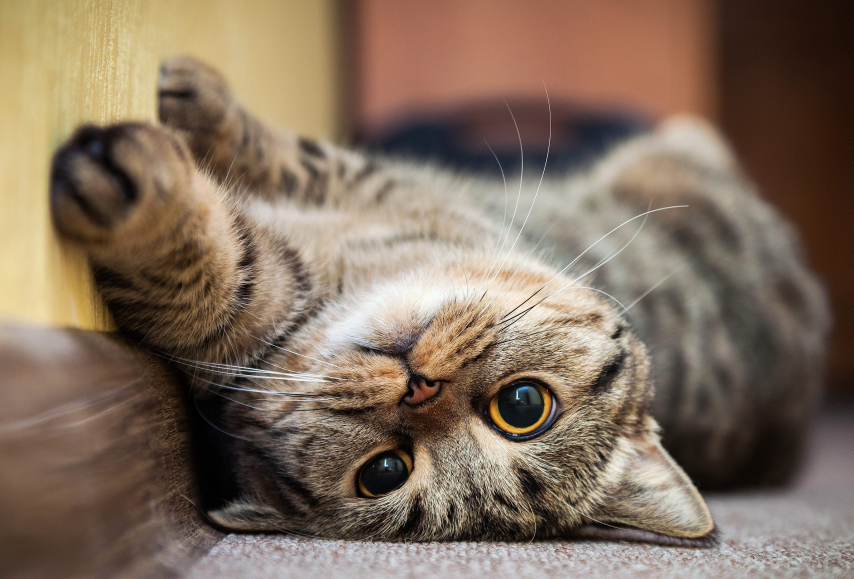
#> input picture LAB 8/cat.jpg, 2560 x 1736 px (shown at 1/3 size)
$ jupyter execute --allow-errors matplotlib.ipynb
#> lines starting #> are read from the running program, lines starting #| are printed output that depends on the picture
[cell 1]
import matplotlib
print(matplotlib.__version__)

[cell 2]
import matplotlib.pyplot as plt
import numpy as np
xpoints=np.array([0,6])
ypoints=np.array([0,250])
plt.plot(xpoints,ypoints)
plt.show()

[cell 3]
xpoints=np.array([1,8])
ypoints=np.array([3,10])
plt.plot(xpoints,ypoints,'o')
plt.show()

[cell 4]
xpoints=np.array([1,2,6,8,4,9])
ypoints=np.array([3,8,10,12,14,10])
plt.plot(xpoints,ypoints,'o')
plt.show()

[cell 5]
ypoints=np.array([3,8,1,10,5,7])
plt.plot(ypoints,'1')
plt.show()

[cell 6]
ypoints=np.array([3,8,1,10])
plt.plot(ypoints,'o-.b',ms=20,mfc='r')
plt.show()

[cell 7]
ypoints=np.array([3,8,1,10])
plt.plot(ypoints,linestyle='dotted',color='hotpink')
plt.show()

[cell 8]
x=np.array([80,85,90,95,100,105,110,115,120,125])
y=np.array([240,250,260,270,280,290,300,310,320,330])
plt.plot(x,y)
plt.title("Sports Watch Data")
plt.xlabel("Average Pulse")
plt.ylabel("Calorie Burnage")
plt.show()
#> figure, not shown here; curve peaks at x = 125, y = 330

[cell 9]
x=np.array([80,85,90,95,100,105,110,115,120,125])
y=np.array([240,250,260,270,280,290,300,310,320,330])
font1={'family':'serif','color':'blue','size':20}
font2={'family':'serif','color':'darkred','size':15}
plt.title("Sports Watch Data",fontdict=font1,loc='left')
plt.xlabel("Average Pulse",fontdict=font2)
plt.ylabel("Calorie Burnage",fontdict=font2)
plt.plot(x,y,marker='o',mfc='r')
plt.grid(color='green',linestyle='--',linewidth=1)
plt.show()
#> figure, not shown here; curve peaks at x = 125, y = 330

[cell 10]
#plot 1
x=np.array([0,1,2,3])
y=np.array([3,8,1,10])
plt.subplot(2,1,1)
plt.plot(x,y)
#plot 2
x=np.array([0,1,2,3])
y=np.array([10,20,30,40])
plt.subplot(2,1,2)
plt.plot(x,y)
plt.show()

[cell 11]
#plot 1
x=np.array([0,1,2,3])
y=np.array([3,8,1,10])
plt.subplot(2,3,1)
plt.plot(x,y)
#plot 2
x=np.array([0,1,2,3])
y=np.array([10,20,30,40])
plt.subplot(2,3,2)
plt.plot(x,y)
#plot 3
x=np.array([0,1,2,3])
y=np.array([3,8,1,10])
plt.subplot(2,3,3)
plt.plot(x,y)
#plot 4
x=np.array([0,1,2,3])
y=np.array([10,20,30,40])
plt.subplot(2,3,4)
plt.plot(x,y)
#plot 5
x=np.array([0,1,2,3])
y=np.array([3,8,1,10])
plt.subplot(2,3,5)
plt.plot(x,y)
#plot 6
x=np.array([0,1,2,3])
y=np.array([10,20,30,40])
plt.subplot(2,3,6)
plt.plot(x,y)
plt.show()

[cell 12]
#plot 1
x=np.array([0,1,2,3])
y=np.array([3,8,1,10])
plt.subplot(2,3,1)
plt.plot(x,y,color='red')
#plot 2
x=np.array([0,1,2,3])
y=np.array([10,20,30,40])
plt.subplot(2,3,2)
plt.plot(x,y,color='yellow')
#plot 3
x=np.array([0,1,2,3])
y=np.array([3,8,1,10])
plt.subplot(2,3,3)
plt.plot(x,y,color='hotpink')
#plot 4
x=np.array([0,1,2,3])
y=np.array([10,20,30,40])
plt.subplot(2,3,4)
plt.plot(x,y,color='green')
#plot 5
x=np.array([0,1,2,3])
y=np.array([3,8,1,10])
plt.subplot(2,3,5)
plt.plot(x,y,color='blue')
#plot 6
x=np.array([0,1,2,3])
y=np.array([10,20,30,40])
plt.subplot(2,3,6)
plt.plot(x,y,color='orange')
plt.show()

[cell 13]
x=np.array([5,7,8,7,2,17,2,9,4,11,12,9,6])
y=np.array([99,86,87,88,111,183,87,94,78,77,85,86,1])
plt.scatter(x,y)
plt.show()

[cell 14]
#day one, the age and speed of 13 cars
x=np.array([5,7,8,7,2,17,2,9,4,11,12,9,6])
y=np.array([99,86,87,88,111,183,87,94,78,77,85,86,1])
plt.scatter(x,y)
#day two,the age and speed of 15 cars
x=np.array([1,2,3,4,5,6,7,8,9,10,11,12,13,14,15])
y=np.array([60,30,40,200,250,40,600,200,100,260,230,450,35,60,70])
plt.scatter(x,y)
plt.show()

[cell 15]
x=np.array([5,7,8,7,2,17,2,9,4,11])
y=np.array([99,86,87,88,111,183,87,94,78,77])
colours=np.array(["red","green","blue","yellow","pink","black","orange","purple","beige","brown"])
plt.scatter(x,y, c=colours)
plt.show()

[cell 16]
x=np.array([5,7,8,7,2,17,2,9,4,11,12,9,6])
y=np.array([99,86,87,88,111,183,87,94,78,77,85,86,1])
sizes=np.array([29,50,100,200,500,1000,60,98,18,300,600,820,75])
plt.scatter(x,y,s=sizes,alpha=0.3)
plt.show()

[cell 17]
x = np.random.randint(100, size=(100))
y = np.random.randint(100, size=(100))
colors = np.random.randint(100, size=(100))
sizes = 10*np.random.randint(100, size=(100))
plt.scatter(x,y,c=colors,s=sizes,alpha=0.5,cmap='nipy_spectral')
plt.colorbar()
plt.show()

[cell 18]
x=np.array(["A","B","C","D"])
y=np.array([3,8,1,10])
plt.bar(x,y)
plt.show()
#> figure, not shown here; tallest bar 10 high, from x = 2.6 to 3.4

[cell 19]
y=np.array([35,25,25,15])
plt.pie(y)
plt.show()

# Exercises

# Question 1
Plot a Horizontal line in Matplotlib taking some value

[cell 20]
value=23
plt.axhline(y=value)
plt.show()

# Question 2
Plot a Vertical line in Matplotlib

[cell 21]
value=26
plt.axvline(x=value)
plt.show()

# Question 3
Increase the thickness of a line with Matplotlib

[cell 22]
xpoints=np.array([0,6])
ypoints=np.array([0,250])
plt.plot(xpoints,ypoints,linewidth=2.5)
plt.show()

# Question 4
How to Fill Between Multiple Lines in Matplotlib?

[cell 23]
x=np.linspace(0,10,100)
y1=np.sin(x)
y2=np.cos(x)
plt.plot(x,y1,label='Sin')
plt.plot(x,y2,label='Cos')
plt.fill_between(x,y1,y2,color='grey',alpha=0.3)
plt.legend()
plt.show()
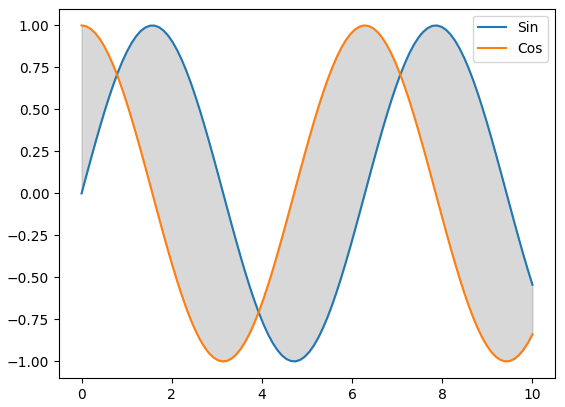
#> figure drawn by matplotlib, 1 panel; curve peaks at x = 7.88, y = 1; curve peaks at x = 0, y = 1

# Question 5
Draw a horizontal bar chart with Matplotlib

[cell 24]
categories=['A','B','C','D','E']
values=[23,26,9,25,90]
plt.barh(categories,values)
plt.xlabel('Values')
plt.ylabel('Categories')
plt.title('Horizontal Bar Chart')
plt.show()
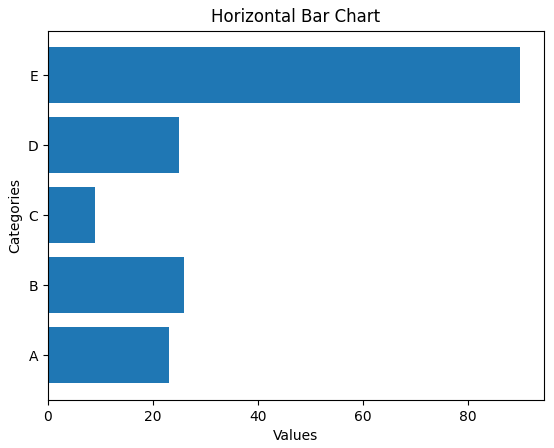
#> figure drawn by matplotlib, 1 panel

# Question 6
Display the value of each bar in a bar chart using Matplotlib?

[cell 25]
categories=['A','B','C','D','E']
values=[23,26,9,25,90]
bars=plt.bar(categories,values)
[plt.text(bar.get_x()+bar.get_width()/2,bar.get_height(),value,ha='center',va='bottom') for bar,value in zip(bars,values)]
plt.show()
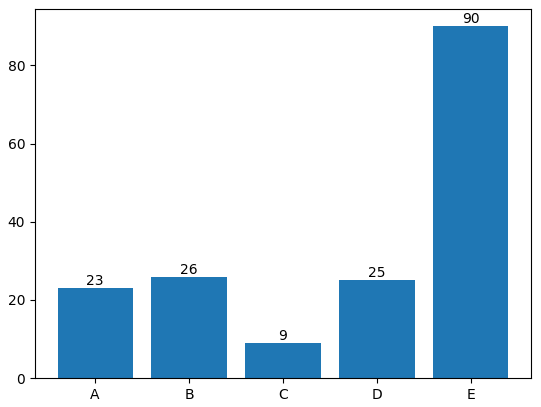
#> figure drawn by matplotlib, 1 panel; tallest bar 90 high, from x = 3.6 to 4.4

# Question 7
Add a legend to a scatter plot in Matplotlib ?

[cell 26]
x1=np.random.rand(10)
y1=np.random.rand(10)
x2=np.random.rand(10)
y2=np.random.rand(10)
plt.scatter(x1,y1,label='Group 1')
plt.scatter(x2,y2,label='Group 2')
plt.legend()
plt.show()
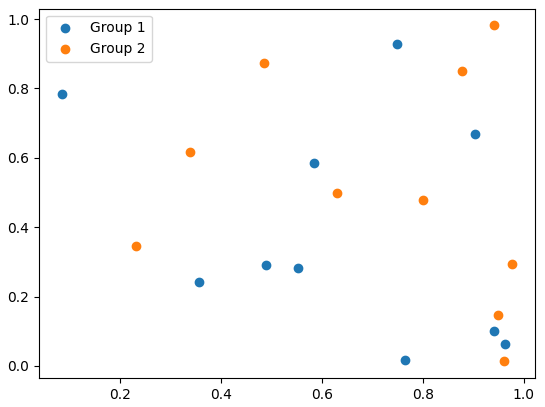
#> figure drawn by matplotlib, 1 panel

# Question 8
Create a Scatter Plot with several colors in Matplotlib?

[cell 27]
x=np.array([5,7,8,7,2,17,2,9,4,11])
y=np.array([99,86,87,88,111,183,87,94,78,77])
colours=np.array(["red","green","blue","yellow","pink","black","orange","purple","beige","brown"])
plt.scatter(x,y, c=colours)
plt.show()

# Question 9
Increase the size of scatter points in Matplotlib ?

[cell 28]
x=np.random.rand(50)
y=np.random.rand(50)
plt.scatter(x,y,s=100)
plt.show()
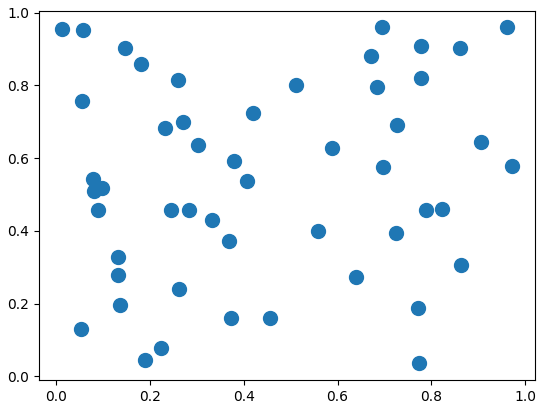
#> figure drawn by matplotlib, 1 panel

# Question 10
Connect Scatterplot Points With Line in Matplotlib?

[cell 29]
x=np.array([0,1,2,3,4])
y=np.array([3,8,1,10,11])
plt.scatter(x,y)
plt.plot(x,y,linestyle='-',color='blue')
plt.show()
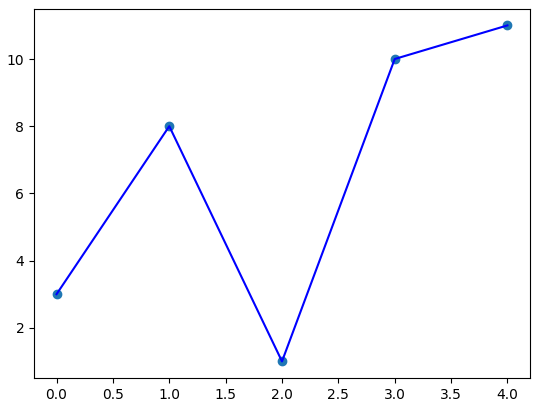
#> figure drawn by matplotlib, 1 panel

# Question 11
Draw an Ellipse, Parabola by taking some value

[cell 30]
ellipse=plt.Circle((0,0),3,color='blue',fill=False)
plt.gca().add_patch(ellipse)
x_parabola=np.linspace(-3,3,100)
y_parabola=x_parabola**2
plt.plot(x_parabola,y_parabola,color='red')
plt.gca().set_aspect('equal',adjustable='box')
plt.grid(True)
plt.show()
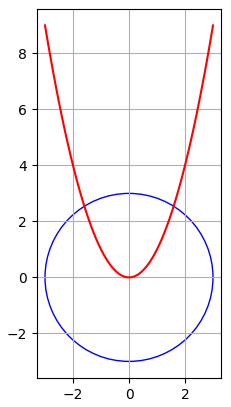
#> figure drawn by matplotlib, 1 panel; curve peaks at x = -3, y = 9

# Question 12
Change the line opacity in Matplotlib

[cell 31]
xpoints=np.array([0,6])
ypoints=np.array([0,250])
plt.plot(xpoints,ypoints,alpha=0.5)
plt.show()

# Question 13
How To Annotate Bars in Barplot with Matplotlib in Python?

[cell 32]
categories=['A','B','C','D','E']
values=[23,26,9,25,90]
plt.bar(categories,values)
for category,value in zip(categories,values):
    plt.text(category,value,str(value),ha='center',va='bottom')
plt.show()

# Question 14
How to Annotate Bars in Grouped Barplot in Python?

[cell 33]
categories=['A','B','C','D']
values1=[23,26,9,25]
values2=[6,3,4,9]
bar_width=0.35
x=np.arange(len(categories))
plt.bar(x-bar_width/2,values1,width=bar_width,label="Group 1")
plt.bar(x+bar_width/2,values2,width=bar_width,label="Group 2")
for i in range(len(categories)):
    plt.text(x[i]-bar_width/2,values1[i],str(values1[i]),ha='center',va='bottom')
    plt.text(x[i]+bar_width/2,values2[i],str(values2[i]),ha='center',va='bottom')
plt.show()
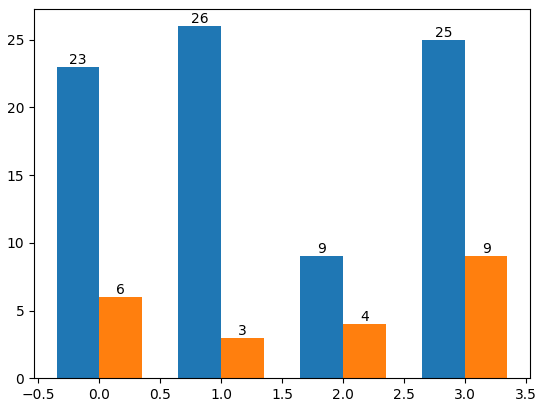
#> figure drawn by matplotlib, 1 panel; tallest bar 26 high, from x = 0.65 to 1; tallest bar 9 high, from x = 3 to 3.35

# Question 15

How to Display an Image in Grayscale in Matplotlib?

[cell 34]
import matplotlib.image as mpimg
image_path='cat.jpg'
image=mpimg.imread(image_path)
#> image is the input picture: shape (1736, 2560, 3); mean R, G, B 129.4, 110.8, 94.1
grayimg=image.mean(axis=2)
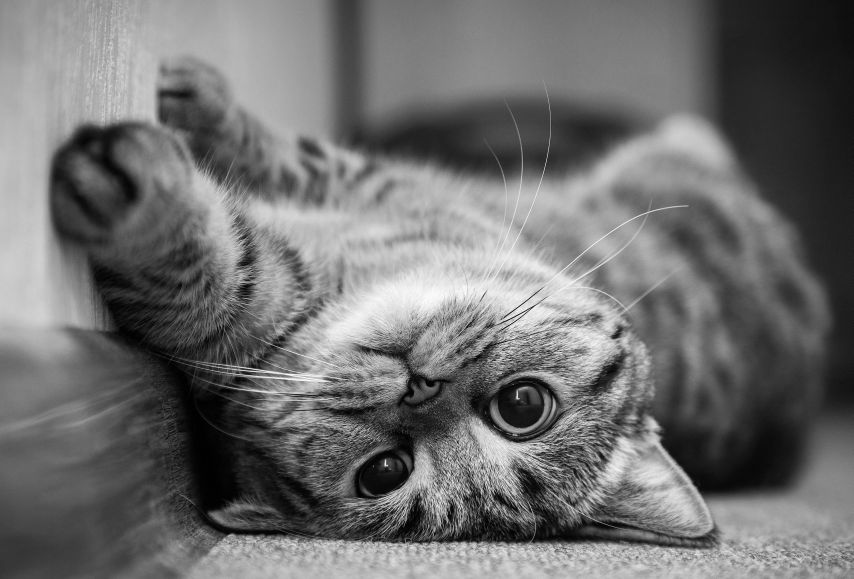
#> grayimg: shape (1736, 2560) float64 (shown at 1/3 size); min 0, max 255, mean 111.5
plt.imshow(grayimg,cmap='gray')
plt.axis('off')
plt.show()

# Question 16
Plot a Point or a Line on an Image with Matplotlib

[cell 35]
image_path='cat.jpg'
image=mpimg.imread(image_path)
plt.imshow(image)
plt.axis('off')
plt.scatter(100,100,color='blue')
x=[50,1200]
y=[50,1200]
plt.plot(x,y,color='yellow')
plt.show()
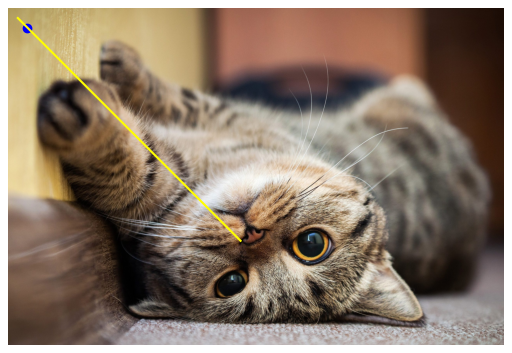
#> figure drawn by matplotlib, 1 panel

# Question 17
How to Draw Rectangle on Image in Matplotlib?

[cell 36]
import matplotlib.patches as patches
image_path='cat.jpg'
image=mpimg.imread(image_path)
fig,ax=plt.subplots()
ax.imshow(image)
ax.axis('off')
rect=patches.Rectangle((50,50),500,900,linewidth=2,edgecolor='r',facecolor='none')
ax.add_patch(rect)
plt.show()

# Question 18
How to Display an OpenCV image in Python with Matplotlib?

[cell 37]
import cv2

image = cv2.imread('image.jpg')
#> (the rest of this cell did not finish here and is left out)

# Question 19
Calculate the area of an image using Matplotlib

[cell 38]
image=plt.imread('cat.jpg')
height,width,_=image.shape
#> height = 1736; width = 2560
area=height*width
#> area = 4444160
print("Area of the image:",area,"pixels")
#| Area of the image: 4444160 pixels
